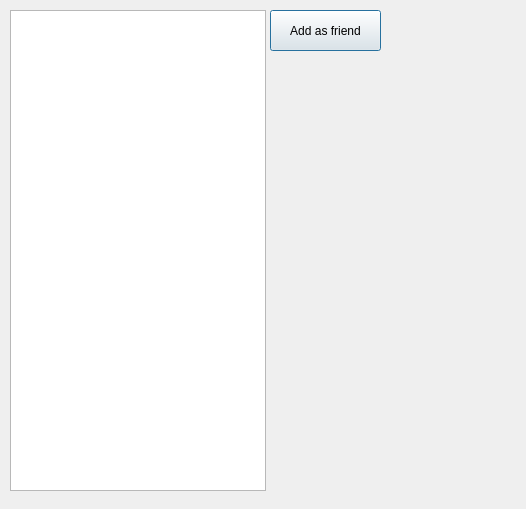
<?xml version="1.0" encoding="UTF-8"?>
<ui version="4.0">
 <class>PeopleDialog</class>
 <widget class="QDialog" name="PeopleDialog">
  <property name="geometry">
   <rect>
    <x>0</x>
    <y>0</y>
    <width>526</width>
    <height>509</height>
   </rect>
  </property>
  <property name="windowTitle">
   <string>Dialog</string>
  </property>
  <widget class="QListWidget" name="findedPeopleList">
   <property name="geometry">
    <rect>
     <x>10</x>
     <y>10</y>
     <width>256</width>
     <height>481</height>
    </rect>
   </property>
  </widget>
  <widget class="QPushButton" name="addAsFriendBtn">
   <property name="geometry">
    <rect>
     <x>270</x>
     <y>10</y>
     <width>111</width>
     <height>41</height>
    </rect>
   </property>
   <property name="text">
    <string>Add as friend</string>
   </property>
  </widget>
 </widget>
 <resources/>
 <connections/>
</ui>
